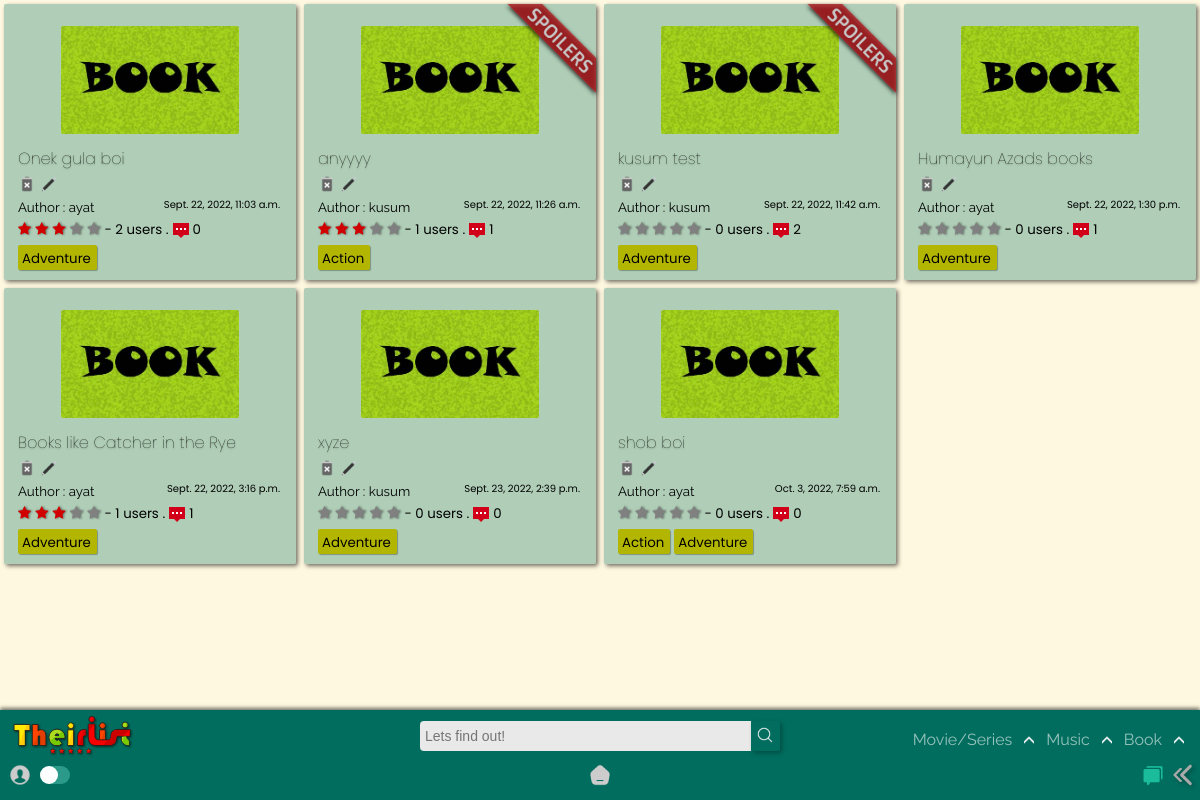
Before: /home/book/ with the older database file.
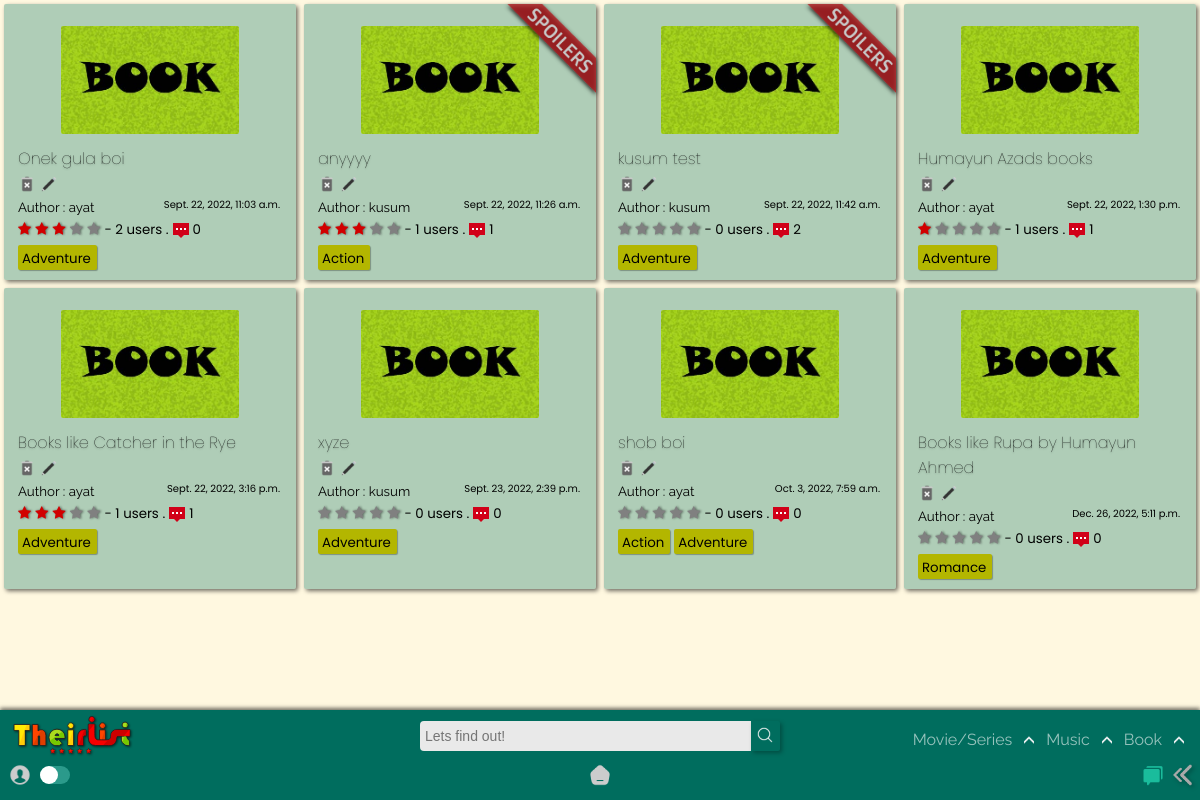
After: the same page with the newer database file.
### app/models.py (models this page shows, shortened)
class BookList(models.Model):
    title = models.CharField(max_length=120)
    creator = models.ForeignKey(User,on_delete=models.SET_NULL,blank=True, null=True)
    genre = models.ManyToManyField('BookGenre')
    posted = models.DateTimeField(auto_now_add=True)
    content = RichTextField(null=True,default=' ')
    type = models.CharField(max_length=10,default="book")
    spoiler_choices = [(False, 'No'),(True, 'Yes')]
    spoiler = models.BooleanField(default=False,null=True, choices = spoiler_choices)
    slug = models.SlugField(max_length= 300,null=True, blank = True, unique=True)
    def average_rating(self) -> float:
        return BookStarr.objects.filter(list=self).aggregate(Avg("rate"))["rate__avg"] or 0
    def count_rating(self):
        return BookStarr.objects.filter(list=self).count()
    def count_comments(self):
        return BookReview.objects.filter(BookList=self).count()

class BookGenre(models.Model):
    name = models.CharField(max_length=150)
    def __str__(self):
        return self.name

### app/views.py (the view)
# urls.py: path('book/',views.book, name='book'),
def book(request,query=None):
    if not query:
        qs = BookList.objects.all()
    else:
        qs = BookList.objects.filter(genre__name__icontains=query)
    return render(request, 'app/book.html', {'query': qs, 'result' : query} )

### templates/app/book.html (shortened to what this page needs)
{% extends "index.html" %}
{% load static %}
{% block content %}
<section>
    <div class="contain-sec" id="contain-sec4">
      {% for film in query %}
      <div class="elements">
        <div class="thumb">
          <img src="{% static 'app/images/book-poster.jpg' %}" width="100px" />
        </div>
        {% if film.spoiler == True %}
          <div class="spoiler"><img src="{% static 'app/images/spoilerr.png' %}" width="100px" /></div>
        {% endif %}
        <div class="Title">
          <a href="{% url 'app:booklist_detail' film.slug %}"><h4 class="tit"  id="tit">{{film.title}}</h4></a>
          {% if user.id == film.creator.id %}
          <a href="{% url 'app:delete_book' film.slug %}"><img src ="{% static 'app/images/delete.png' %}"></a>
          <a href="{% url 'app:update_booklist' film.slug %}"><img src ="{% static 'app/images/edit.png' %}"></a>
          {% else %}
          <img src ="{% static 'app/images/delete-dis.png' %}">
          <img src ="{% static 'app/images/edit-dis.png' %}">
          {% endif %}
        </div>
        <div class="Author">
          <small>Author : {{film.creator.username}}<span>{{film.posted}}</span></small>
        </div>
        <div class="rating">
          <span class="star-headline">
            <span class="fa fa-star {% if film.average_rating > 0 %} checked {% endif %}"></span>
            <span class="fa fa-star {% if film.average_rating > 1 %} checked {% endif %}"></span>
            <span class="fa fa-star {% if film.average_rating > 2 %} checked {% endif %}"></span>
            <span class="fa fa-star {% if film.average_rating > 3 %} checked {% endif %}" ></span>
            <span class="fa fa-star {% if film.average_rating > 4 %} checked {% endif %}"></span>
          </span>
          <small> - {{film.count_rating}} users .<img class="comments_count" src="{% static 'app/images/comments.png' %}">{{film.count_comments}}</small>
        </div>
          {% for tag in film.genre.all %}
          <div class="Genre">
            <a href="{% url 'app:book' query=tag %}">
              <small>{{ tag }}</small>
            </a>
          </div>
            {% empty %}
            No tags!
          {% endfor %}
      </div>
      {% endfor %}
    </div>
  </section>
{% endblock content %}

Changed rows visible on the page:
computed for BookList "Humayun Azads books": count_rating "0" → "1"
added BookList: title "Books like Rupa by Humayun Ahmed", creator.username "ayat", posted "Dec. 26, 2022, 5:11 p.m.", count_rating "0", count_comments "0"
now on this page (row unchanged): BookGenre: name "Romance", shown under "Books like Rupa by Humayun Ahmed"
